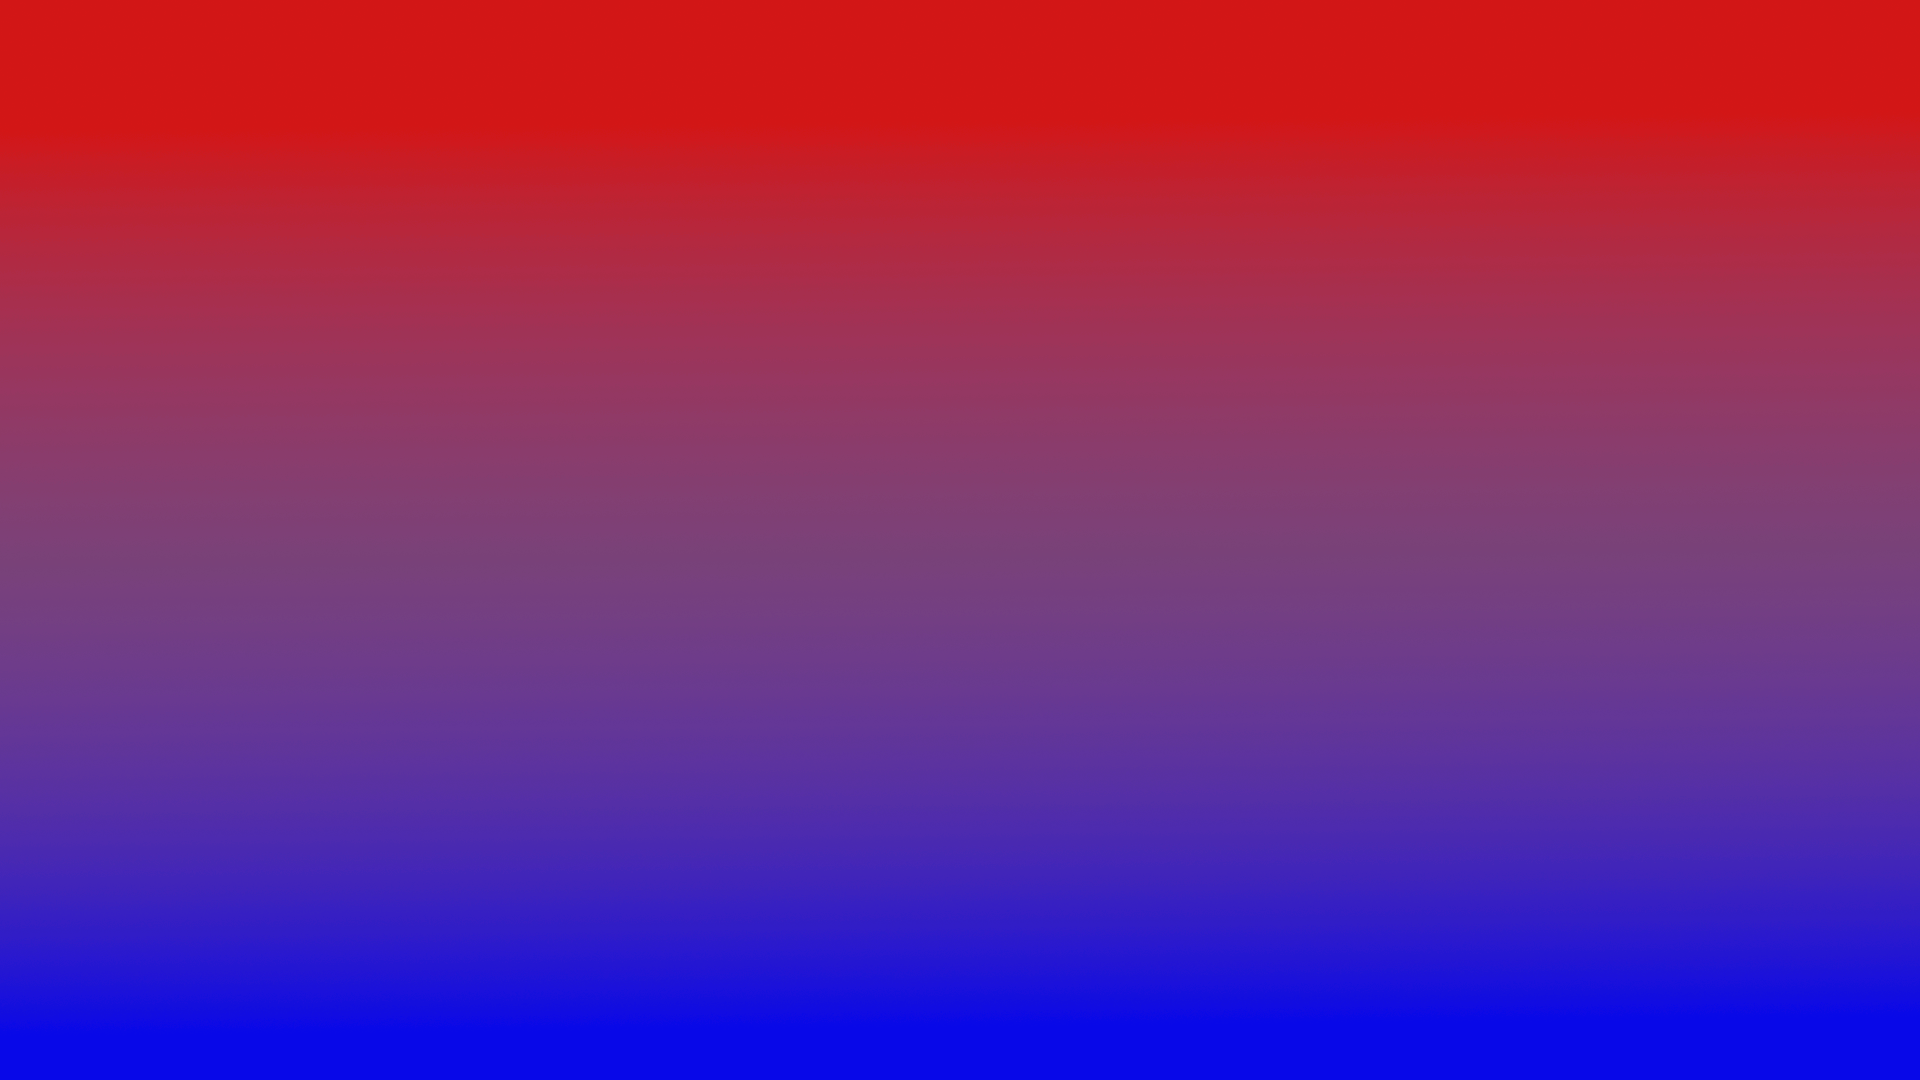

This is a level from a 2D game, rendered from its Tiled map with the project's own tilesets. A one-line summary and the map file follow, with tile-layer data summarised:
An orthogonal 128x72 tile map with 15x15 px tiles, 2 tile layers (Tile Layer 1, Gradient), 2 tilesets.

<map version="1.0" orientation="orthogonal" renderorder="right-down" width="128" height="72" tilewidth="15" tileheight="15" nextobjectid="1">
 <tileset firstgid="1" name="_MAP_small" tilewidth="15" tileheight="15">
  <image source="_MAP_small.png" width="614" height="614" />
 </tileset>
 <tileset firstgid="1601" name="Gradient" tilewidth="15" tileheight="15">
  <image source="../../sprites/gradient.png" width="1920" height="1080" />
 </tileset>
 <layer name="Tile Layer 1" width="128" height="72">
  <data>[9216 cells, 9216 non-empty, 2 distinct tile ids]</data>
 </layer>
 <layer name="Gradient" width="128" height="72">
  <data>[9216 cells, 9216 non-empty, 9216 distinct tile ids]</data>
 </layer>
</map>
